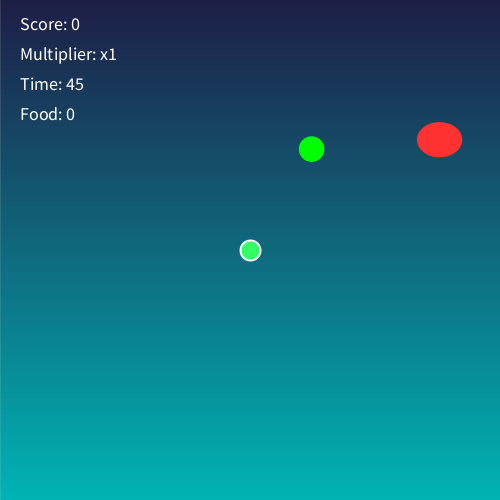
Frame 1 (no input)
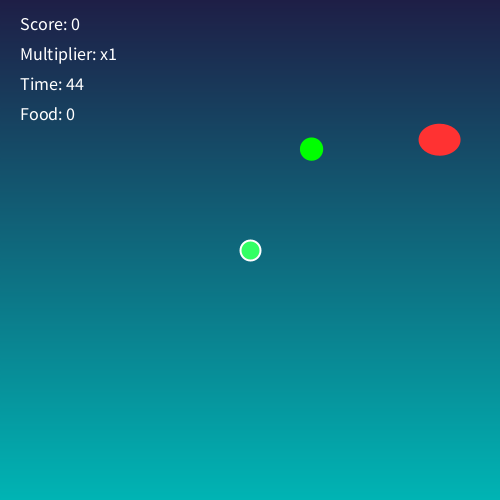
Frame 60 (the mouse pressed at the canvas centre just before this capture)
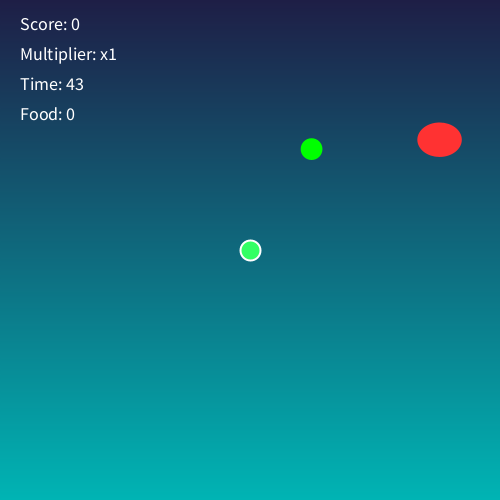
Frame 120 (the mouse held since frame 60 and released just before this capture)

The Processing sketch that drew these frames (run headless with seeded random() and noise(); from frame 60 on, the mouse is pressed at the canvas centre):

// Processing sketch: week09
// ── week09.pde


// the player
float snakeX = 250;
float snakeY = 250;

float speed = 4;

// snake body
ArrayList<PVector> trail;

// food to eat
float foodX;
float foodY;
float foodSize = 25;

// Obstacles
float obstacleX;
float obstacleY;
float obstacleSize = 35;

// Score
int score = 0;
int foodEaten = 0;
int multiplier = 1;

// Timer
int gameTime = 45;
int startTime;

// Movement
boolean up, down, left, right;

// setup of the canvas
void setup()
{
  size(500, 500);
  smooth();

  trail = new ArrayList<PVector>();

  spawnFood();
  spawnObstacle();

  startTime = millis();
}

// gradient from week 1 and time
void draw()
{
  drawGradient();

  int elapsed = (millis() - startTime) / 1000;
  int timeLeft = gameTime - elapsed;

  if (timeLeft <= 0)
  {
    gameOver();
    return;
  }

  updatePlayer();
  drawTrail();
  drawPlayer();

  drawFood();
  drawObstacle();

  checkFoodCollision();
  checkObstacleCollision();

  drawUI(timeLeft);
}

// gradient from week 1
void drawGradient()
{
  for (int y = 0; y < height; y++)
  {
    float inter = map(y, 0, height, 0, 1);

    color c = lerpColor(
      color(30, 30, 70),
      color(0, 180, 180),
      inter);

    stroke(c);
    line(0, y, width, y);
  }
}

// player ai disclaimer
void updatePlayer()
{
  if (up) snakeY -= speed;
  if (down) snakeY += speed;
  if (left) snakeX -= speed;
  if (right) snakeX += speed;

  snakeX = constrain(snakeX, 0, width);
  snakeY = constrain(snakeY, 0, height);

  trail.add(new PVector(snakeX, snakeY));

  int maxTrail = foodEaten * 3 + 10;

  if (trail.size() > maxTrail)
  {
    trail.remove(0);
  }
}

// tail - ai disclaimer
void drawTrail()
{
  noStroke();

  for (int i = 0; i < trail.size(); i++)
  {
    PVector p = trail.get(i);

    float s = map(i, 0, trail.size(), 4, 16);

    fill(0, 200, 100, 150);
    ellipse(p.x, p.y, s, s);
  }
}

// player setup
void drawPlayer()
{
  fill(50, 255, 100);
  stroke(255);
  strokeWeight(2);

  ellipse(snakeX, snakeY, 20, 20);
}

// food
void drawFood()
{
  float pulse =
    foodSize +
    sin(frameCount * 0.1) * 6;

  noStroke();
  fill(0, 255, 0);

  ellipse(foodX, foodY, pulse, pulse);
}

// obstacles drawing
void drawObstacle()
{
  float pulse =
    obstacleSize +
    sin(frameCount * 0.08) * 3;

  noStroke();
  fill(255, 50, 50);

  ellipse(
    obstacleX,
    obstacleY,
    pulse + 10,
    pulse
    );
}

// section for checking the food 
void checkFoodCollision()
{
  float d =
    dist(snakeX, snakeY,
      foodX, foodY);

  if (d < 20)
  {
    score += 5 * multiplier;

    foodEaten++;

    if (foodEaten % 5 == 0)
    {
      multiplier *= 2;
    }

    spawnFood();
  }
}

// obstacle check
void checkObstacleCollision()
{
  float d =
    dist(
    snakeX,
    snakeY,
    obstacleX,
    obstacleY);

  if (d < 25)
  {
    score -= 10;

    spawnObstacle();
  }
}

// spawning food
void spawnFood()
{
  foodX = random(40, width - 40);
  foodY = random(40, height - 40);
}

// obstacles spawning
void spawnObstacle()
{
  obstacleX = random(40, width - 40);
  obstacleY = random(40, height - 40);
}

// score and multiplyer
void drawUI(int timeLeft)
{
  fill(255);

  textSize(18);

  text("Score: " + score, 20, 30);

  text("Multiplier: x" + multiplier, 20, 60);

  text("Time: " + timeLeft, 20, 90);

  text("Food: " + foodEaten, 20, 120);
}

// game over background
void gameOver()
{
  background(0);

  fill(255);

  textAlign(CENTER);

  textSize(36);
  text("GAME OVER", width/2, 180);

  textSize(24);
  text("Final Score: " + score,
    width/2,
    240);

  textSize(20);
  text("Food Eaten: " + foodEaten,
    width/2,
    280);
}

// arrow keys
void keyPressed()
{
  if (keyCode == UP)
    up = true;

  if (keyCode == DOWN)
    down = true;

  if (keyCode == LEFT)
    left = true;

  if (keyCode == RIGHT)
    right = true;
}

// for the arrow keys
void keyReleased()
{
  if (keyCode == UP)
    up = false;

  if (keyCode == DOWN)
    down = false;

  if (keyCode == LEFT)
    left = false;

  if (keyCode == RIGHT)
    right = false;
}
